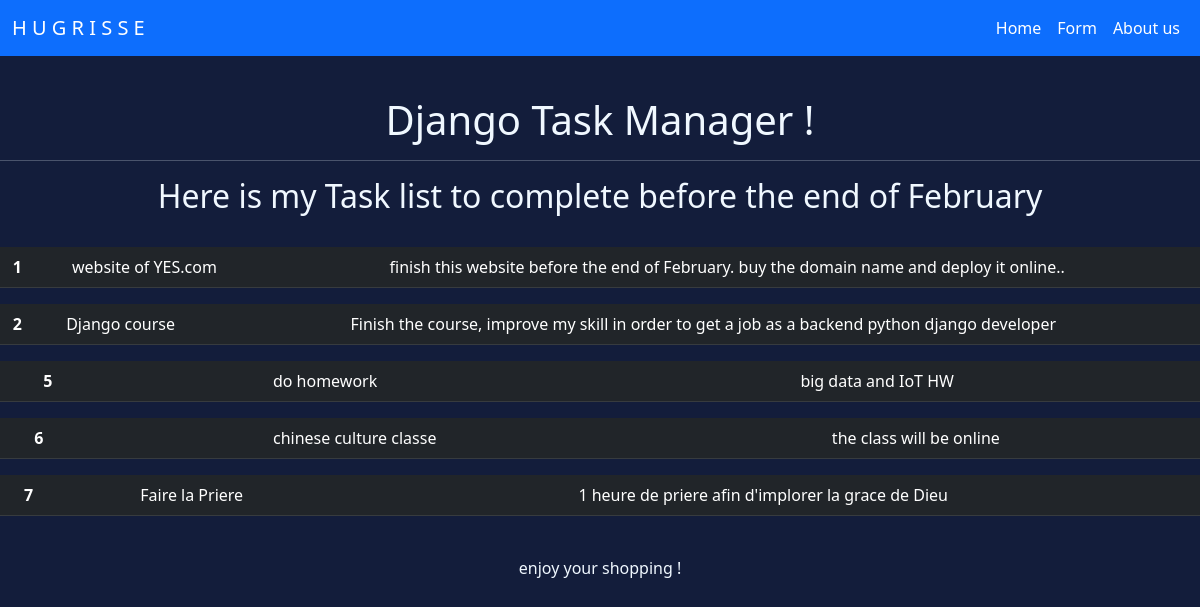
The app's page /, older data.
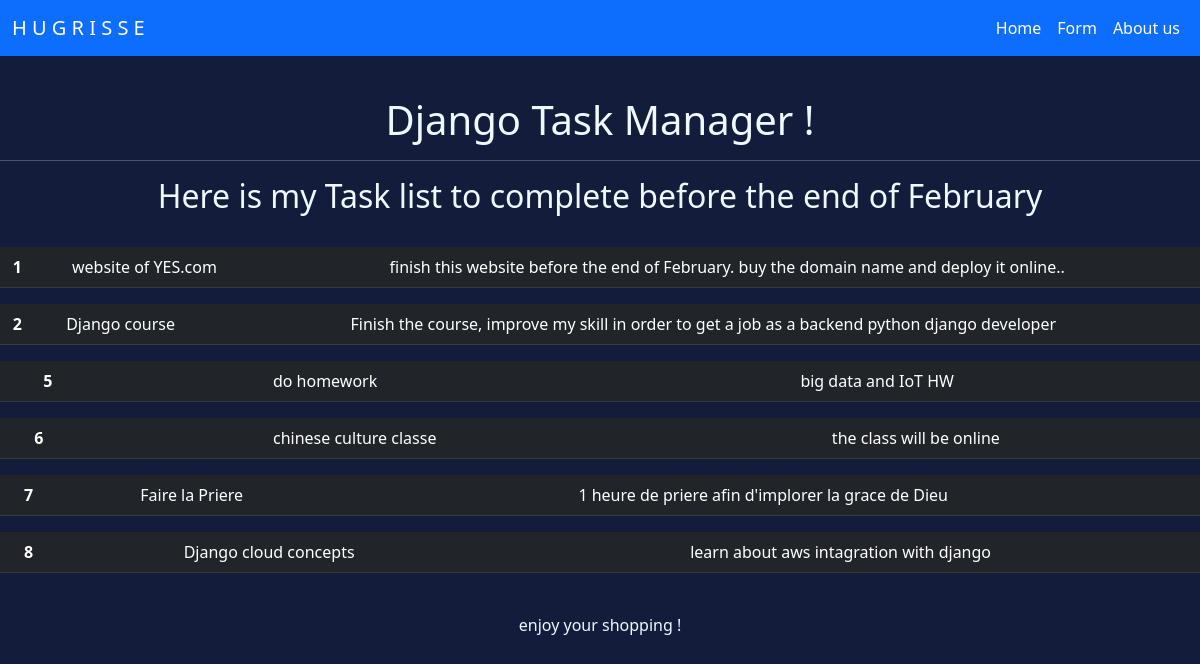
The same page, newer data.
### mainapp/models.py (models this page shows, shortened)
class Task(models.Model):
    title = models.CharField(max_length=50)
    content = models.CharField(max_length=200)
    date_posted = models.DateTimeField(auto_now_add=True)

### mainapp/views.py (the view)
# urls.py: path('', views.home, name='home'),
def home(request):
    taksList = Task.objects.all()
    context = {'tasks' : taksList}
    return render(request, 'home.html', context = context)

### templates/home.html (shortened to what this page needs)
{% extends 'base.html' %}
{% block content %}
<!DOCTYPE html>
<html lang="en">
<head>
</head>
<body>
    <h1> Django Task Manager !</h1>
    <hr>
    <h2>Here is my Task list to complete before the end of February </h2>
    <br>
    {% for task in tasks %}
    <table class="table table-dark">
          <tr>
            <th>{{task.id}}</th>
            <td>{{task.title}}</td>
            <td>{{task.content}}</td>
          </tr>
      </table>
    {% endfor %}
    <br>
    <p>enjoy your shopping !</p>
</body>
</html>
{% endblock %}

Row changes from the older to the newer data that the page shows:
added Task: id "8", title "Django cloud concepts", content "learn about aws intagration with django"
